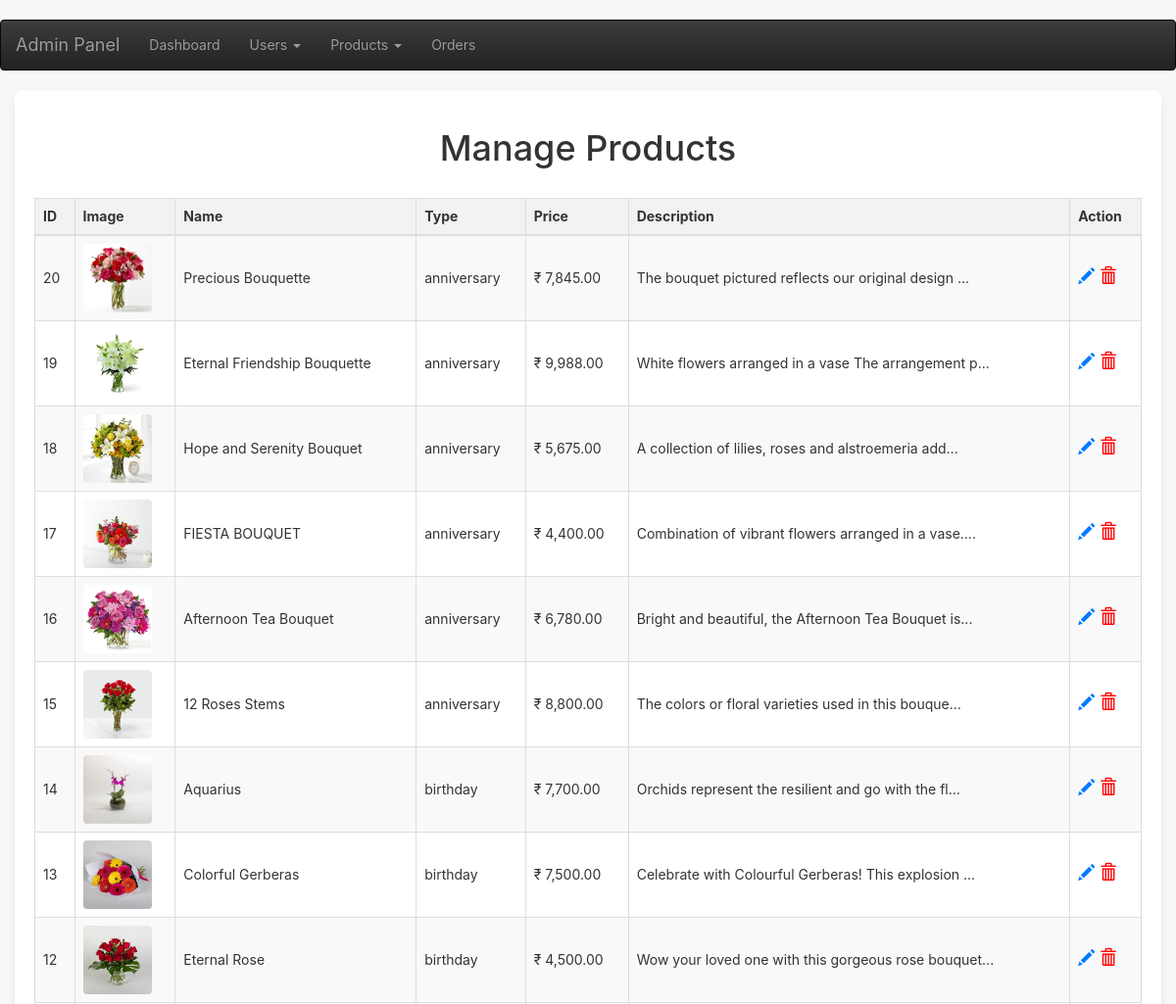
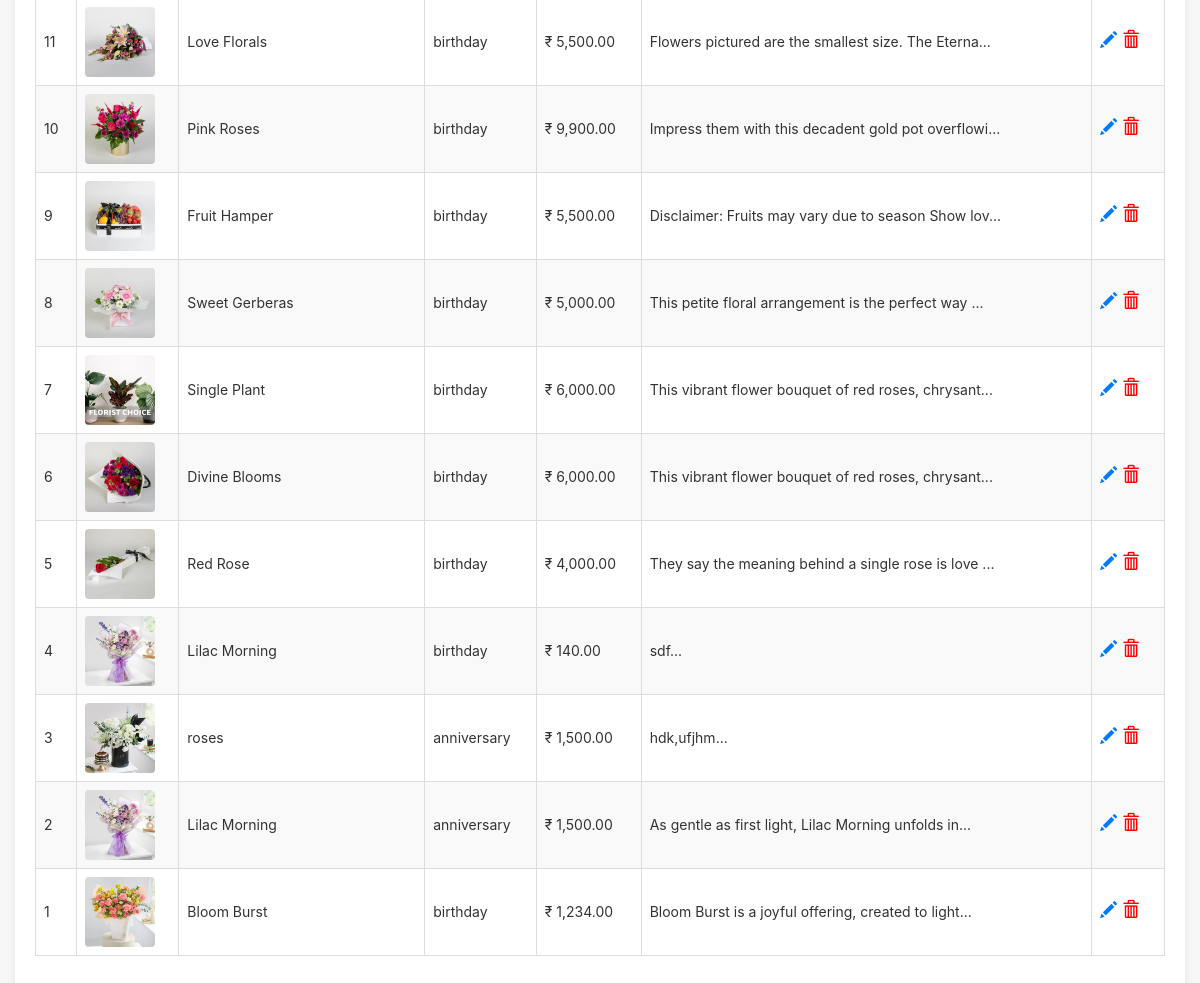
/admin/viewproduct.php, run on the app's committed database (2 pictures, top to bottom).
### tables this page shows
CREATE TABLE `products` (
  `product_id` int(11) NOT NULL,
  `product_name` varchar(40) DEFAULT NULL,
  `product_price` int(11) DEFAULT NULL,
  `product_description` varchar(300) DEFAULT NULL,
  `product_image` varchar(100) DEFAULT NULL,
  `product_type` varchar(30) DEFAULT NULL
);

### admin/viewproduct.php (the view, shortened to what this page needs)
<?php
include 'admin_nav.php';
?>
<!doctype html>
<html lang="en">
<head>
    <link rel="stylesheet" href="https://maxcdn.bootstrapcdn.com/bootstrap/3.4.1/css/bootstrap.min.css">
    <link rel="stylesheet" href="https://maxcdn.bootstrapcdn.com/bootstrap/3.4.1/css/bootstrap-theme.min.css">
</head>
<body>
    <div class="container">
        <h1 class="text-center" style="margin-bottom: 30px;">Manage Products</h1>
        <?php
        $conn = mysqli_connect(HOSTNAME, USERNAME, PASSWORD, DBNAME);
        if (!$conn) {
            echo "<h3 class='text-center text-danger'>Database Connection Failure: " . mysqli_connect_error() . "</h3>";
        } else {
            $qry = "SELECT product_id, product_name, product_type, product_price, product_description, product_image FROM products ORDER BY product_id DESC";
            $resultset = mysqli_query($conn, $qry);
            if(mysqli_num_rows($resultset) > 0){
                echo "<table class='table table-striped table-bordered'>";
                echo "<thead>";
                echo "<tr>";
                echo "<th>ID</th>";
                echo "<th>Image</th>";
                echo "<th>Name</th>";
                echo "<th>Type</th>";
                echo "<th>Price</th>";
                echo "<th>Description</th>";
                echo "<th>Action</th>";
                echo "</tr>";
                echo "</thead>";
                echo "<tbody>";
                while($row = mysqli_fetch_assoc($resultset)){
                    echo "<tr>";
                    echo "<td>" . htmlspecialchars($row['product_id']) . "</td>";
                    echo "<td><img src='" . htmlspecialchars($row['product_image']) . "' alt='" . htmlspecialchars($row['product_name']) . "' class='product-image' /></td>";
                    echo "<td>" . htmlspecialchars($row['product_name']) . "</td>";
                    echo "<td>" . htmlspecialchars($row['product_type']) . "</td>";
                    echo "<td>&#8377; " . htmlspecialchars(number_format($row['product_price'], 2)) . "</td>";
                    echo "<td>" . htmlspecialchars(substr($row['product_description'], 0, 50)) . "...</td>";
                    echo "<td>";
                    echo "<a href='edit_product.php?pid=" . htmlspecialchars($row['product_id']) . "' class='btn-action btn-edit glyphicon glyphicon-pencil' title='Edit Product'></a>";
                    echo "<a href='delete_product.php?pid=" . htmlspecialchars($row['product_id']) . "' class='btn-action btn-delete glyphicon glyphicon-trash' title='Delete Product' onclick='return confirm(\"Are you sure you want to delete this product?\");'></a>";
                    echo "</td>";
                    echo "</tr>";
                }
                echo "</tbody>";
                echo "</table>";
            } else {
                echo "<h3 class='text-center text-warning'>No products found.</h3>";
            }
        }
        ?>
    </div>
</body>
</html>

### admin/viewproduct.php (style rules this page uses)
body { font-family: 'Inter', sans-serif; background-color: #f8f8f8; padding-top: 20px; }
.container { background-color: #fff; padding: 20px; border-radius: 8px; box-shadow: 0 4px 12px rgba(0,0,0,0.08); }
.table { margin-top: 20px; }
.table th, .table td { vertical-align: middle !important; padding: 12px; }
.table th { background-color: #f2f2f2; font-weight: bold; }
.product-image { width: 70px; height: 70px; object-fit: cover; border-radius: 4px; }
.btn-action { font-size: 1.2em; margin-right: 5px; }
.btn-edit { color: #007bff; }
.btn-delete { color: red; }

### data on the page
products: product_id "20", product_image (picture), product_name "Precious Bouquette", product_type "anniversary", product_price "7,845.00", product_description "The bouquet pictured reflects our original design"
products: product_id "19", product_image (picture), product_name "Eternal Friendship Bouquette", product_type "anniversary", product_price "9,988.00", product_description "White flowers arranged in a vase The arrangement p"
products: product_id "18", product_image (picture), product_name "Hope and Serenity Bouquet", product_type "anniversary", product_price "5,675.00", product_description "A collection of lilies, roses and alstroemeria add"
products: product_id "17", product_image (picture), product_name "FIESTA BOUQUET", product_type "anniversary", product_price "4,400.00", product_description "Combination of vibrant flowers arranged in a vase."
products: product_id "16", product_image (picture), product_name "Afternoon Tea Bouquet", product_type "anniversary", product_price "6,780.00", product_description "Bright and beautiful, the Afternoon Tea Bouquet is"
products: product_id "15", product_image (picture), product_name "12 Roses Stems", product_type "anniversary", product_price "8,800.00", product_description "The colors or floral varieties used in this bouque"
products: product_id "14", product_image (picture), product_name "Aquarius", product_type "birthday", product_price "7,700.00", product_description "Orchids represent the resilient and go with the fl"
products: product_id "13", product_image (picture), product_name "Colorful Gerberas", product_type "birthday", product_price "7,500.00", product_description "Celebrate with Colourful Gerberas! This explosion"
products: product_id "12", product_image (picture), product_name "Eternal Rose", product_type "birthday", product_price "4,500.00", product_description "Wow your loved one with this gorgeous rose bouquet"
products: product_id "11", product_image (picture), product_name "Love Florals", product_type "birthday", product_price "5,500.00", product_description "Flowers pictured are the smallest size. The Eterna"
products: product_id "10", product_image (picture), product_name "Pink Roses", product_type "birthday", product_price "9,900.00", product_description "Impress them with this decadent gold pot overflowi"
products: product_id "9", product_image (picture), product_name "Fruit Hamper", product_type "birthday", product_price "5,500.00", product_description "Disclaimer: Fruits may vary due to season Show lov"
products: product_id "8", product_image (picture), product_name "Sweet Gerberas", product_type "birthday", product_price "5,000.00", product_description "This petite floral arrangement is the perfect way"
products: product_id "7", product_image (picture), product_name "Single Plant", product_type "birthday", product_price "6,000.00", product_description "This vibrant flower bouquet of red roses, chrysant"
products: product_id "6", product_image (picture), product_name "Divine Blooms", product_type "birthday", product_price "6,000.00", product_description "This vibrant flower bouquet of red roses, chrysant"
products: product_id "5", product_image (picture), product_name "Red Rose", product_type "birthday", product_price "4,000.00", product_description "They say the meaning behind a single rose is love"
products: product_id "4", product_image (picture), product_name "Lilac Morning", product_type "birthday", product_price "140.00", product_description "sdf"
products: product_id "3", product_image (picture), product_name "roses", product_type "anniversary", product_price "1,500.00", product_description "hdk,ufjhm"
products: product_id "2", product_image (picture), product_name "Lilac Morning", product_type "anniversary", product_price "1,500.00", product_description "As gentle as first light, Lilac Morning unfolds in"
products: product_id "1", product_image (picture), product_name "Bloom Burst", product_type "birthday", product_price "1,234.00", product_description "Bloom Burst is a joyful offering, created to light"
